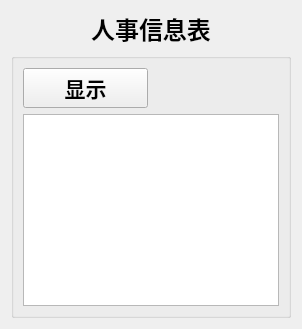
     <widget class="QWidget" name="tab_4">
      <attribute name="title">
       <string>人事信息表</string>
      </attribute>
      <layout class="QGridLayout" name="gridLayout_4">
       <item row="0" column="0">
        <widget class="QLabel" name="label_9">
         <property name="font">
          <font>
           <family>Agency FB</family>
           <pointsize>18</pointsize>
           <weight>75</weight>
           <bold>true</bold>
          </font>
         </property>
         <property name="text">
          <string>&lt;html&gt;&lt;head/&gt;&lt;body&gt;&lt;p align=&quot;center&quot;&gt;人事信息表&lt;/p&gt;&lt;/body&gt;&lt;/html&gt;</string>
         </property>
        </widget>
       </item>
       <item row="1" column="0">
        <widget class="QGroupBox" name="groupBox_2">
         <property name="title">
          <string/>
         </property>
         <layout class="QGridLayout" name="gridLayout_3">
          <item row="1" column="0">
           <widget class="QPushButton" name="pushButton_5">
            <property name="font">
             <font>
              <family>Agency FB</family>
              <pointsize>16</pointsize>
              <weight>75</weight>
              <bold>true</bold>
             </font>
            </property>
            <property name="text">
             <string>显示</string>
            </property>
           </widget>
          </item>
          <item row="2" column="0" colspan="2">
           <widget class="QTableView" name="tableView"/>
          </item>
         </layout>
        </widget>
       </item>
      </layout>
     </widget>
